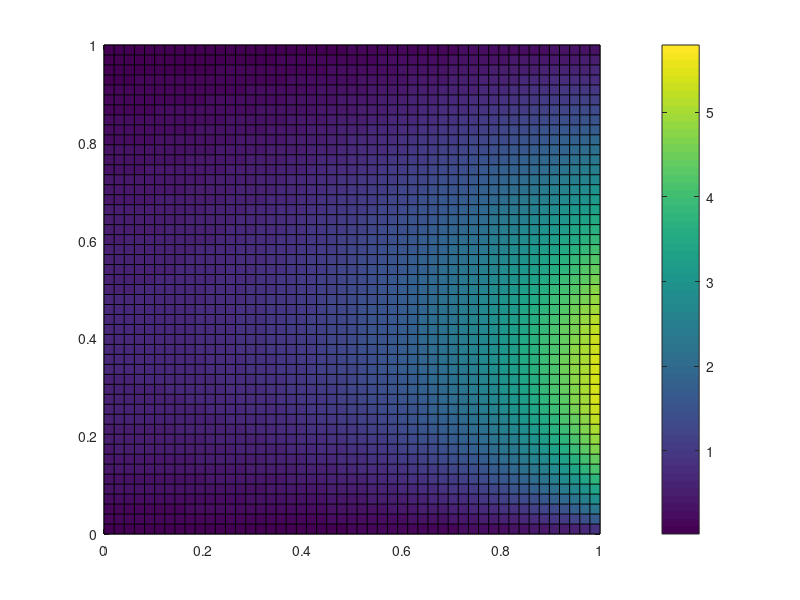
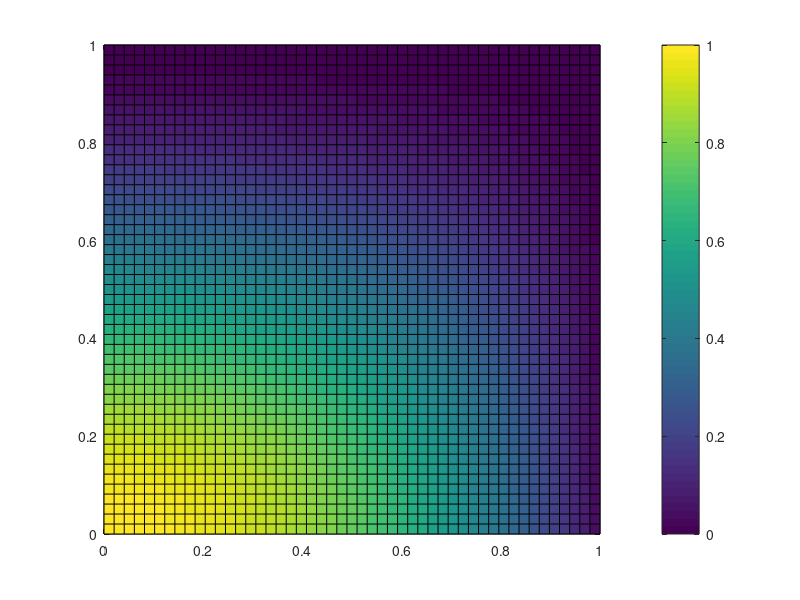

The MATLAB script that drew these images, in order:
close all;
clear

%% solving u_xx + u_yy = -2(2y^3 - 3y^2 + 1) + 6(1-x^2)*(2y-1) 
%% with boundary condition u_y(x,0)=u_y(x,1)=0 and u(0,y)=0, u(1,y) = (2y^3-3y^2+1)

nx = 50;     
dx = 1/nx;

x=linspace(0,1,nx);
y=linspace(0,1,nx);
[x_,y_]=meshgrid(x,y);
f_ = -2*(2*(y_).^3-3*(y_).^2+1)+6*(1-x_.*x_).*(2*y_-1);
u_anal = (1-(x_.*x_)).*(2*(y_).^3-3*(y_).^2+1);

e=ones(nx,1);
Lx=spdiags([e -2*e e],[-1 0 1],nx,nx);
Ly=spdiags([e -2*e e],[-1 0 1],nx,nx);

% Homogeneous Neumann BC on y-direction
Ly(1,1) = -2;
Ly(1,2) = 2;
Ly(nx,nx-1) = 2;
Ly(nx,nx) = -2;

% Nonhomog. Dirichlet BC on x-direction
Lx(1,1) = -2;
Lx(1,2) = 1;
Lx(nx,nx-1) = 1;
Lx(nx,nx) = -2;
f_(:,nx) = f_(:,nx) - reshape((2*y.^3-3*y.^2+1)/(dx^2),nx,1);

% make 1D identities
Ix = speye(nx);
Iy = speye(nx);

% form 2D matrix from kron
Adiff = (kron(Iy,Lx) + kron(Ly,Ix))/(dx^2);

u_num = Adiff\reshape(f_,nx^2,1);

figure(1);
pcolor(x_,y_,reshape(u_num,nx,nx)); colorbar;

figure(2);
pcolor(x_,y_,u_anal); colorbar;